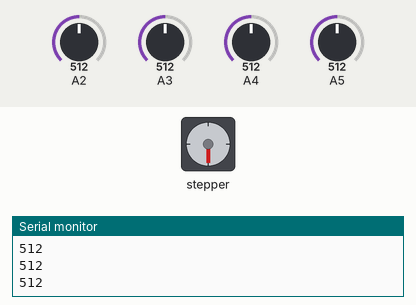
Recording of a sketch running on a simulated Arduino Uno, built with avr-gcc and run on an emulated ATmega328P. Shown: stepper motor, the last lines printed to the serial monitor. The inputs (shaded band) are chosen by the test bench; at power-on: A3 = 512, A5 = 512, A2 = 512, A4 = 512. Stepper angles assume 2038 steps per turn.

Above: at 31.1 s.
31.2 s: A3 set to 716
At 35.57 s:
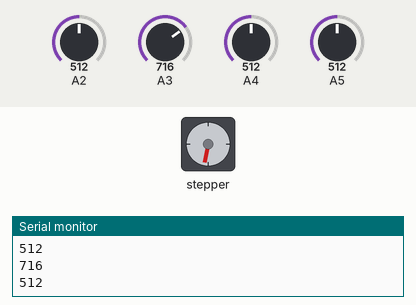
At 38.8 s:
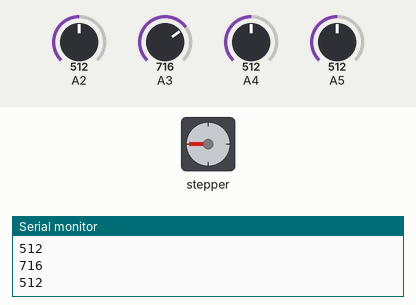
44.3 s: A5 set to 495
57.4 s: A2 set to 485
At 62.8 s:
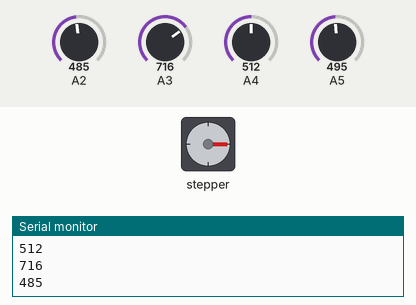
70.5 s: A4 set to 706
83.6 s: A4 set to 723
Timing chart, 0 to 94.2 s (numbered marks = the images above; inputs shaded):
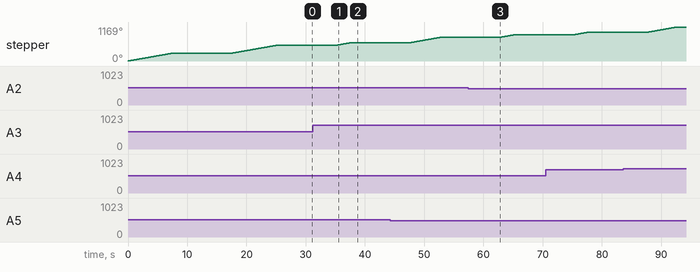

Measured:
- the behaviour switches between 496 and 495 on A2 (found by bisection; images 2 and 3)
- after the input at 31.2 s, stepper: goes on until 37.6 s, then stays 629°
- after the input at 57.4 s, stepper: goes on until 65.1 s, then stays 899°
- by itself, stepper: turns 269° clockwise in 7.5 s, then 270° clockwise in 7.5 s

The sketch:

endew.ino
```cpp
#include <Stepper.h>

const int stepsPerRevolution = 2038;
Stepper myStepper(stepsPerRevolution, 8, 10, 9, 11);
int A5light, A4light, A3light, A2light;
int A5deg, A4deg, A3deg, A2deg;

void setup()
{
  Serial.begin(9600);
  myStepper.setSpeed(6);
  A5deg = 270; //org yelow
  A4deg = 180; //green blue
  A3deg = 90; //blck brown
  A2deg = 0; //white red
}

int readData()
{
  A5light = analogRead(A5);
  A4light = analogRead(A4);
  Serial.println(A5light);
  Serial.println(A4light);

  A3light = analogRead(A3);
  A2light = analogRead(A2);
  Serial.println(A3light);
  Serial.println(A2light);
}

int getStepsToMove()
{
  int maxLight1 = max(A5light, A4light);
  int minLight1 = min(A5light, A4light);
  int maxLight2 = max(A3light, A2light);
  int minLight2 = min(A3light, A2light);

  int finalMax = max (maxLight1, maxLight2);
  int finalMin = min (minLight1, minLight2);
  int deg1, deg2;

  if (finalMax == A5light) {
    deg1 = A5deg;
    if (finalMin == A4light) {
      deg2 = A4deg;
    }
    if(finalMin == A3light) {
      deg2 = A3deg;
    }
    if(finalMin == A2light) {
      deg2 = A2deg;
    }
  }

   if (finalMax == A4light) {
    deg1 = A4deg;
    if (finalMin == A5light) {
      deg2 = A5deg;
    }
    if(finalMin == A3light) {
      deg2 = A3deg;
    }
    if(finalMin == A2light) {
      deg2 = A2deg;
    }
  }

   if (finalMax == A3light) {
    deg1 = A3deg;
    if (finalMin == A4light) {
      deg2 = A4deg;
    }
    if(finalMin == A5light) {
      deg2 = A5deg;
    }
    if(finalMin == A2light) {
      deg2 = A2deg;
    }
  }

   if (finalMax == A2light) {
    deg1 = A2deg;
    if (finalMin == A4light) {
      deg2 = A4deg;
    }
    if(finalMin == A3light) {
      deg2 = A3deg;
    }
    if(finalMin == A5light) {
      deg2 = A5deg;
    }
  }
  int steps = map(abs(deg1-deg2), 0, 360, 0, stepsPerRevolution);
  return steps;
}

void loop()
{
  readData();
  int steps = getStepsToMove();
  myStepper.step(steps);
  delay(10000);
}
```
